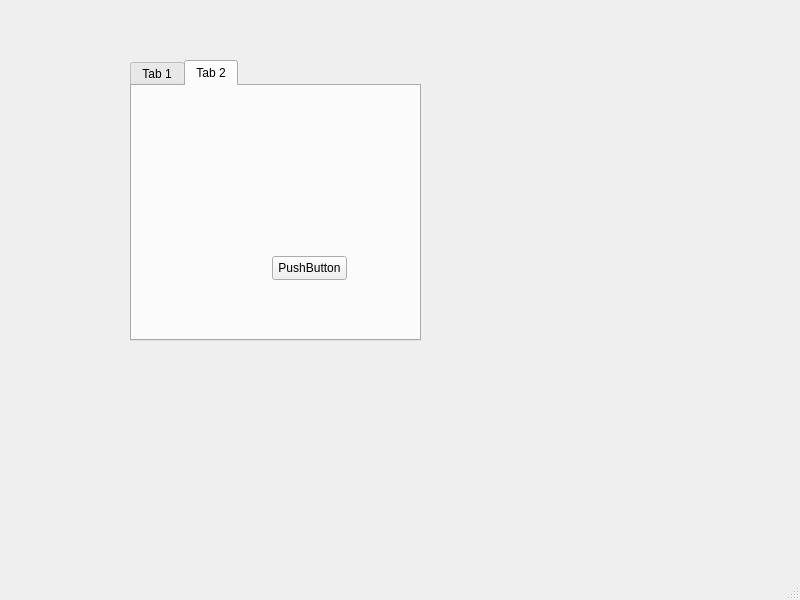
<?xml version="1.0" encoding="UTF-8"?>
<ui version="4.0">
 <class>MainWindow</class>
 <widget class="QMainWindow" name="MainWindow">
  <property name="geometry">
   <rect>
    <x>0</x>
    <y>0</y>
    <width>800</width>
    <height>600</height>
   </rect>
  </property>
  <property name="windowTitle">
   <string>MainWindow</string>
  </property>
  <widget class="QWidget" name="centralwidget">
   <widget class="QTabWidget" name="tabWidget">
    <property name="geometry">
     <rect>
      <x>130</x>
      <y>60</y>
      <width>291</width>
      <height>281</height>
     </rect>
    </property>
    <property name="currentIndex">
     <number>1</number>
    </property>
    <widget class="QWidget" name="tab">
     <attribute name="title">
      <string>Tab 1</string>
     </attribute>
     <widget class="QCommandLinkButton" name="commandLinkButton">
      <property name="geometry">
       <rect>
        <x>60</x>
        <y>90</y>
        <width>186</width>
        <height>41</height>
       </rect>
      </property>
      <property name="text">
       <string>CommandLinkButton</string>
      </property>
     </widget>
    </widget>
    <widget class="QWidget" name="tab_2">
     <attribute name="title">
      <string>Tab 2</string>
     </attribute>
     <widget class="QPushButton" name="pushButton">
      <property name="geometry">
       <rect>
        <x>140</x>
        <y>170</y>
        <width>75</width>
        <height>24</height>
       </rect>
      </property>
      <property name="text">
       <string>PushButton</string>
      </property>
     </widget>
    </widget>
   </widget>
  </widget>
  <widget class="QMenuBar" name="menubar">
   <property name="geometry">
    <rect>
     <x>0</x>
     <y>0</y>
     <width>800</width>
     <height>22</height>
    </rect>
   </property>
  </widget>
  <widget class="QStatusBar" name="statusbar"/>
 </widget>
 <resources/>
 <connections/>
</ui>
